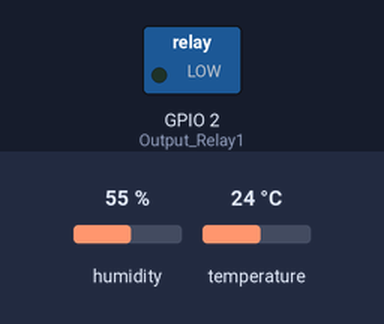
Bench run of a sketch on a simulated ESP8266 (NodeMCU). Parts: switched loads named in the sketch (green lamp = pin HIGH). The test bench sets the inputs (shaded band); at power-on: humidity 55 %, temperature 24 °C. WiFi joins after 1.5 s; servers stay silent unless stated; network time is answered at once with the bench clock; uploads are accepted with an empty reply; the local clock reads 2024-03-15 10:24:30 at power-on unless the sketch sets it; what the sketch prints to the serial monitor is not drawn.

Above: at 0.1 s.
At 1.6 s:
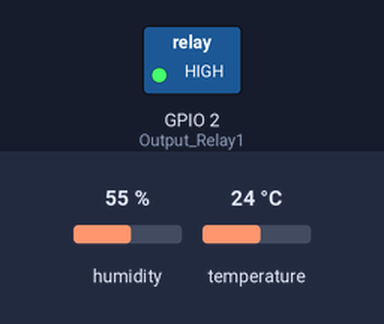
Timing chart, 0 to 3.9 s (numbered marks = the images above):
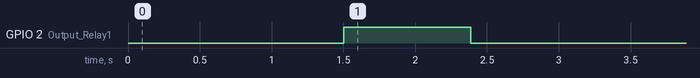

The sketch:

sketch_jul28a.ino
```cpp
#include <Arduino.h>
#include <ESP8266WiFi.h>
#include <ESP8266HTTPClient.h>
#include <ESP8266WebServer.h>
#include <ArduinoJson.h>
#include <WiFiClientSecure.h>
#include <NTPClient.h>
#include <WiFiUdp.h>
#include "DHT.h"

const char* ssid = "RISTASOUND HOTSPOT";
const char* password = "";

//Server API JSON untuk weather
String serverLampu = "https://masgimenz.my.id/json/status.json";
String jsonKu;

//atur zona waktu untuk menentukan wilayah jam dan tanggal (utcTimeOffset)
const long utcTimeOffsetInSeconds = 25200;

WiFiUDP ntpUDP;
ESP8266WebServer server(80);

// By default 'pool.ntp.org' is used with 60 seconds update interval and
// no offset
NTPClient timeClient(ntpUDP, "id.pool.ntp.org", utcTimeOffsetInSeconds);

#define Output_Relay1 2 // Pin D4
#define DHTPin 0 // Pin D3
#define DHTTYPE DHT22   // DHT 22  (AM2302), AM2321

// Initialize DHT sensor.
DHT dht(DHTPin, DHTTYPE);

float Temperature;
float Humidity;

int ON = LOW, OFF = HIGH;

//Milis
unsigned long lastTime = 0;
unsigned long timerDelay = 500;

//Setup
void setup()
{
    Serial.begin(9600);

    //Memulai konfigurasi WIFI
    WiFi.begin(ssid, password);
    Serial.println("Connecting");
    while (WiFi.status() != WL_CONNECTED)
    {
        delay(500);
        Serial.print(".");
    }
    Serial.println("");
    Serial.print("Connected to WiFi network with IP Address: ");
    Serial.println(WiFi.localIP());

    pinMode(Output_Relay1, OUTPUT);
    pinMode(DHTPin, INPUT);
    digitalWrite(Output_Relay1, OFF);

    timeClient.begin();
    dht.begin();

    server.on("/", handle_OnConnect);
    server.onNotFound(handle_NotFound);

    server.begin();
    Serial.println("HTTP server started");

  // SSD1306_SWITCHCAPVCC = Aktivasi tegangan 3.3V internal display
  /*if (!display.begin(SSD1306_SWITCHCAPVCC, SCREEN_ADDRESS))
  {
    Serial.println(F("SSD1306 allocation failed"));
    for (;;)
      ;
  }

  // Clear the buffer
  display.clearDisplay();
  delay(2000);*/
}


void loop()
{
    server.handleClient();
    Temperature = dht.readTemperature(); // Gets the values of the temperature
    Humidity = dht.readHumidity(); // Gets the values of the humidity

    Serial.println("Suhu : " + String(Temperature));
    Serial.println("Kelembapan : " + String(Humidity));

    if ((millis() - lastTime) > timerDelay) {
        //Check WiFi status Wifi
        if (WiFi.status() == WL_CONNECTED) {
          // update time client
          timeClient.update();
          int jam = timeClient.getHours();
          String urlJson = "https://masgimenz.my.id/json/api.php?suhu=" + String(Temperature) + "&kelembapan=" + String(Humidity);
          httpGETRequest(urlJson);

          const size_t capacity = JSON_OBJECT_SIZE(1) + JSON_OBJECT_SIZE(2) + JSON_OBJECT_SIZE(3) + 80;
          DynamicJsonBuffer jsonBuffer(capacity);

          jsonKu = httpGETRequest(serverLampu);

          JsonObject& root = jsonBuffer.parseObject(jsonKu);
          String lampu1_status = root["lampu1"]["status"]; // "on"

          if (lampu1_status == "on") {
              Serial.println("LAMPU ON " + jam);
              digitalWrite(Output_Relay1, ON);
          } else if (lampu1_status == "off") {
              Serial.println("LAMPU OFF" + jam);
              digitalWrite(Output_Relay1, OFF);
          } else if (lampu1_status == "auto") {
            Serial.println("LAMPU AUTO - time == ");
            Serial.println(jam);
            if ((jam >= 18) || (jam <= 6)) {
              Serial.println("MODE AUTO ==> LAMPU ON");
              digitalWrite(Output_Relay1, ON);
            } else {
              Serial.println("MODE AUTO ==> LAMPU OFF");
              digitalWrite(Output_Relay1, OFF);
            }
          } else {
              Serial.println("LAMPU ON");
              digitalWrite(Output_Relay1, ON);
          }

        } else {
          Serial.println("WiFi Disconnected");
        }
        lastTime = millis();
    }
}

void handle_OnConnect() {

 Temperature = dht.readTemperature(); // Gets the values of the temperature
  Humidity = dht.readHumidity(); // Gets the values of the humidity
  server.send(200, "text/html", SendHTML(Temperature,Humidity));
}

void handle_NotFound(){
  server.send(404, "text/plain", "Not found");
}

String SendHTML(float Temperaturestat,float Humiditystat){
  String ptr = "<!DOCTYPE html> <html>\n";
  ptr +="<head><meta name=\"viewport\" content=\"width=device-width, initial-scale=1.0, user-scalable=no\">\n";
  ptr +="<title>ESP8266 Weather Report</title>\n";
  ptr +="<style>html { font-family: Helvetica; display: inline-block; margin: 0px auto; text-align: center;}\n";
  ptr +="body{margin-top: 50px;} h1 {color: #444444;margin: 50px auto 30px;}\n";
  ptr +="p {font-size: 24px;color: #444444;margin-bottom: 10px;}\n";
  ptr +="</style>\n";
  ptr +="</head>\n";
  ptr +="<body>\n";
  ptr +="<div id=\"webpage\">\n";
  ptr +="<h1>ESP8266 NodeMCU Weather Report</h1>\n";

  ptr +="<p>Temperature: ";
  ptr +=(int)Temperaturestat;
  ptr +="°C</p>";
  ptr +="<p>Humidity: ";
  ptr +=(int)Humiditystat;
  ptr +="%</p>";

  ptr +="</div>\n";
  ptr +="</body>\n";
  ptr +="</html>\n";
  return ptr;
}

//Untuk melakukan request ke API JSON
String httpGETRequest(String serverName)
{

  /**
   * Dibuat oleh Coders Indonesia
   * Youtube: https://youtube.com/codersindonesia
   *
   * */
  WiFiClientSecure httpsClient;
  HTTPClient http;

  httpsClient.setInsecure();
  httpsClient.connect(serverName, 443);

  http.begin(httpsClient, serverName);

  String payload;
  int response = http.GET();
  if (response == HTTP_CODE_OK)
  {
    payload = http.getString();
  }
  else
  {
    Serial.print("Error code: ");
    Serial.println(response);
  }

  http.end();
  return payload;
}
```

Measured:
- by itself, GPIO 2 (Output_Relay1): HIGH → LOW at 2.4 s
